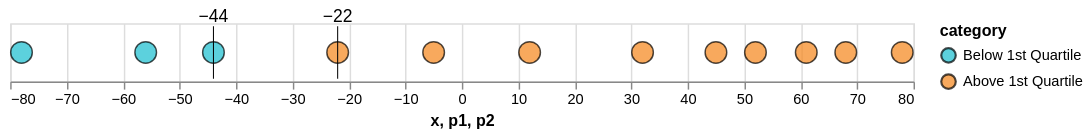

Notebook code for this chart:
### Markdown cell above
Let's consider a small dataset consisting of 12 elements and go back to the definition of 1st quartile as 

1. the smallest value that is greater than the $25/%$ of the data
2. Definition 2: the smallest value that is greater or equal than the $25/%$ of the data
3. Definition 3: An interpolated value between the two closest rank

If we write the dataset as:

|           |   |   |   |   |   |   |   |   |   |    |    |    |
|:----------|:--|:--|:--|:--|:--|:--|:--|:--|:--|:---|:---|:---|
| **Rank**  | 1 | 2 | 3 | 4 | 5 | 6 | 7 | 8 | 9 | 10 | 11 | 12 |
| **Value** | $a_{1}$ | $a_{2}$ | $a_{3}$ | $a_{4}$ | $a_{5}$ | $a_{6}$ | $a_{7}$ | $a_{8}$ | $a_{9}$ | $a_{10}$ | $a_{11}$ | $a_{12}$ |

we can brake it into 4 equal parts and the first quartile will be greater than the first three elements so that $1/4$ (i.e. $3/12$) of the data lies below this cut point. As a practical example, suppose the dataset, already sorted, is:

|           |   |   |   |   |   |   |   |   |   |    |    |    |
|:----------|--:|--:|--:|--:|--:|--:|--:|--:|--:|---:|---:|---:|
| **Rank**  | 1 | 2 | 3 | 4 | 5 | 6 | 7 | 8 | 9 | 10 | 11 | 12 |
| **Value** | -78 | -56 | -44 | -22 | -5 | 12 | 32 | 45 | 52 | 61 | 68 | 78 |

the first quartile, i.e. the cut point dividing the dataset into the $25\%$ and $75\%$ of the data, must lie between the third and forth rank.

### Code cell
test_array = np.array([-78, -56, -44, -22, -5, 12, 32, 45, 52, 61, 68, 78])
test_data = pd.DataFrame({
    'x' : test_array, 
})

plot_q25(test_data, [-44, -22])

### Figure 1 — Vega-Lite specification as saved in the notebook (floating-point values rounded to 4 significant figures)
{"config": {"view": {"continuousWidth": 300, "continuousHeight": 300}}, "layer": [{"data": {"name": "data-418a5f444738df54bc4a2079f6fad1b9"}, "mark": {"type": "point", "filled": true, "size": 220, "stroke": "black", "strokeWidth": 1}, "encoding": {"color": {"field": "category", "scale": {"domain": ["Below 1st Quartile", "Above 1st Quartile"], "range": ["#17becf", "#f58518"]}, "type": "nominal"}, "x": {"field": "x", "type": "quantitative"}}}, {"data": {"name": "data-d12bbc9c001714df48fb8d59334082a1"}, "mark": {"type": "rule", "color": "black", "strokeWidth": 0.7}, "encoding": {"x": {"field": "p1", "type": "quantitative"}, "y": {"value": 2}, "y2": {"value": 38}}}, {"data": {"name": "data-8ad5765066de1712cebaf1daa43d5d04"}, "mark": {"type": "rule", "color": "black", "strokeWidth": 0.7}, "encoding": {"x": {"field": "p2", "type": "quantitative"}, "y": {"value": 2}, "y2": {"value": 38}}}, {"data": {"name": "data-418a5f444738df54bc4a2079f6fad1b9"}, "mark": {"type": "text", "align": "center", "baseline": "top", "dx": 0, "dy": -30, "fontSize": 12}, "encoding": {"text": {"field": "x", "format": ",.0f", "type": "quantitative"}, "x": {"field": "x", "type": "quantitative"}}, "transform": [{"filter": "(datum.x === -44)"}]}, {"data": {"name": "data-418a5f444738df54bc4a2079f6fad1b9"}, "mark": {"type": "text", "align": "center", "baseline": "top", "dx": 0, "dy": -30, "fontSize": 12}, "encoding": {"text": {"field": "x", "format": ",.0f", "type": "quantitative"}, "x": {"field": "x", "type": "quantitative"}}, "transform": [{"filter": "(datum.x === -22)"}]}], "height": 40, "width": 620, "$schema": "https://vega.github.io/schema/vega-lite/v5.20.1.json", "datasets": {"data-418a5f444738df54bc4a2079f6fad1b9": [{"x": -78, "category": "Below 1st Quartile"}, {"x": -56, "category": "Below 1st Quartile"}, {"x": -44, "category": "Below 1st Quartile"}, {"x": -22, "category": "Above 1st Quartile"}, {"x": -5, "category": "Above 1st Quartile"}, {"x": 12, "category": "Above 1st Quartile"}, {"x": 32, "category": "Above 1st Quartile"}, {"x": 45, "category": "Above 1st Quartile"}, {"x": 52, "category": "Above 1st Quartile"}, {"x": 61, "category": "Above 1st Quartile"}, {"x": 68, "category": "Above 1st Quartile"}, {"x": 78, "category": "Above 1st Quartile"}], "data-d12bbc9c001714df48fb8d59334082a1": [{"p1": -44}], "data-8ad5765066de1712cebaf1daa43d5d04": [{"p2": -22}]}}
